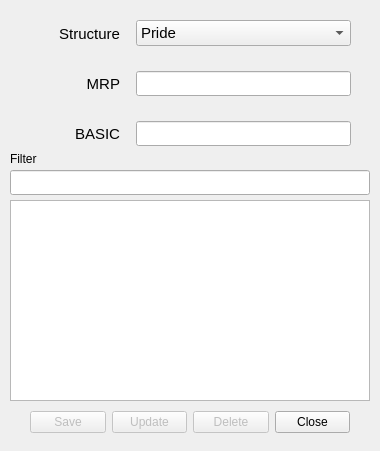
<?xml version="1.0" encoding="UTF-8"?>
<ui version="4.0">
 <class>DialogManagePS</class>
 <widget class="QWidget" name="DialogManagePS">
  <property name="geometry">
   <rect>
    <x>0</x>
    <y>0</y>
    <width>380</width>
    <height>451</height>
   </rect>
  </property>
  <property name="windowTitle">
   <string>Manage Price Structure</string>
  </property>
  <widget class="QTableView" name="tv_filter_box">
   <property name="geometry">
    <rect>
     <x>10</x>
     <y>200</y>
     <width>360</width>
     <height>201</height>
    </rect>
   </property>
  </widget>
  <widget class="QLineEdit" name="text_filter">
   <property name="geometry">
    <rect>
     <x>10</x>
     <y>170</y>
     <width>360</width>
     <height>25</height>
    </rect>
   </property>
  </widget>
  <widget class="QWidget" name="layoutWidget">
   <property name="geometry">
    <rect>
     <x>30</x>
     <y>410</y>
     <width>320</width>
     <height>25</height>
    </rect>
   </property>
   <layout class="QHBoxLayout" name="horizontalLayout_4">
    <item>
     <widget class="QPushButton" name="btn_save">
      <property name="enabled">
       <bool>false</bool>
      </property>
      <property name="text">
       <string>Save</string>
      </property>
     </widget>
    </item>
    <item>
     <widget class="QPushButton" name="btn_update">
      <property name="enabled">
       <bool>false</bool>
      </property>
      <property name="text">
       <string>Update</string>
      </property>
     </widget>
    </item>
    <item>
     <widget class="QPushButton" name="btn_delete">
      <property name="enabled">
       <bool>false</bool>
      </property>
      <property name="text">
       <string>Delete</string>
      </property>
     </widget>
    </item>
    <item>
     <widget class="QPushButton" name="btn_close">
      <property name="text">
       <string>Close</string>
      </property>
     </widget>
    </item>
   </layout>
  </widget>
  <widget class="QWidget" name="layoutWidget_2">
   <property name="geometry">
    <rect>
     <x>30</x>
     <y>120</y>
     <width>321</width>
     <height>27</height>
    </rect>
   </property>
   <layout class="QHBoxLayout" name="horizontalLayout_3">
    <item>
     <widget class="QLabel" name="label_basic">
      <property name="minimumSize">
       <size>
        <width>90</width>
        <height>0</height>
       </size>
      </property>
      <property name="maximumSize">
       <size>
        <width>90</width>
        <height>16777215</height>
       </size>
      </property>
      <property name="font">
       <font>
        <pointsize>11</pointsize>
       </font>
      </property>
      <property name="text">
       <string>BASIC</string>
      </property>
      <property name="alignment">
       <set>Qt::AlignRight|Qt::AlignTrailing|Qt::AlignVCenter</set>
      </property>
     </widget>
    </item>
    <item>
     <spacer name="horizontalSpacer_3">
      <property name="orientation">
       <enum>Qt::Horizontal</enum>
      </property>
      <property name="sizeType">
       <enum>QSizePolicy::Fixed</enum>
      </property>
      <property name="sizeHint" stdset="0">
       <size>
        <width>10</width>
        <height>20</height>
       </size>
      </property>
     </spacer>
    </item>
    <item>
     <widget class="QLineEdit" name="text_basic">
      <property name="sizePolicy">
       <sizepolicy hsizetype="Expanding" vsizetype="Fixed">
        <horstretch>0</horstretch>
        <verstretch>0</verstretch>
       </sizepolicy>
      </property>
      <property name="minimumSize">
       <size>
        <width>0</width>
        <height>25</height>
       </size>
      </property>
     </widget>
    </item>
   </layout>
  </widget>
  <widget class="QWidget" name="layoutWidget_3">
   <property name="geometry">
    <rect>
     <x>30</x>
     <y>70</y>
     <width>321</width>
     <height>27</height>
    </rect>
   </property>
   <layout class="QHBoxLayout" name="horizontalLayout_2">
    <item>
     <widget class="QLabel" name="label_mrp">
      <property name="minimumSize">
       <size>
        <width>90</width>
        <height>0</height>
       </size>
      </property>
      <property name="maximumSize">
       <size>
        <width>90</width>
        <height>16777215</height>
       </size>
      </property>
      <property name="font">
       <font>
        <pointsize>11</pointsize>
       </font>
      </property>
      <property name="text">
       <string>MRP</string>
      </property>
      <property name="alignment">
       <set>Qt::AlignRight|Qt::AlignTrailing|Qt::AlignVCenter</set>
      </property>
     </widget>
    </item>
    <item>
     <spacer name="horizontalSpacer_2">
      <property name="orientation">
       <enum>Qt::Horizontal</enum>
      </property>
      <property name="sizeType">
       <enum>QSizePolicy::Fixed</enum>
      </property>
      <property name="sizeHint" stdset="0">
       <size>
        <width>10</width>
        <height>20</height>
       </size>
      </property>
     </spacer>
    </item>
    <item>
     <widget class="QLineEdit" name="text_mrp">
      <property name="sizePolicy">
       <sizepolicy hsizetype="Expanding" vsizetype="Fixed">
        <horstretch>0</horstretch>
        <verstretch>0</verstretch>
       </sizepolicy>
      </property>
      <property name="minimumSize">
       <size>
        <width>0</width>
        <height>25</height>
       </size>
      </property>
     </widget>
    </item>
   </layout>
  </widget>
  <widget class="QLabel" name="label_filter">
   <property name="geometry">
    <rect>
     <x>10</x>
     <y>150</y>
     <width>47</width>
     <height>16</height>
    </rect>
   </property>
   <property name="text">
    <string>Filter</string>
   </property>
   <property name="alignment">
    <set>Qt::AlignBottom|Qt::AlignLeading|Qt::AlignLeft</set>
   </property>
  </widget>
  <widget class="QWidget" name="layoutWidget_4">
   <property name="geometry">
    <rect>
     <x>30</x>
     <y>20</y>
     <width>321</width>
     <height>27</height>
    </rect>
   </property>
   <layout class="QHBoxLayout" name="horizontalLayout">
    <item>
     <widget class="QLabel" name="label_structure">
      <property name="sizePolicy">
       <sizepolicy hsizetype="Fixed" vsizetype="Preferred">
        <horstretch>0</horstretch>
        <verstretch>0</verstretch>
       </sizepolicy>
      </property>
      <property name="minimumSize">
       <size>
        <width>90</width>
        <height>0</height>
       </size>
      </property>
      <property name="maximumSize">
       <size>
        <width>90</width>
        <height>16777215</height>
       </size>
      </property>
      <property name="font">
       <font>
        <pointsize>11</pointsize>
       </font>
      </property>
      <property name="text">
       <string>Structure</string>
      </property>
      <property name="alignment">
       <set>Qt::AlignRight|Qt::AlignTrailing|Qt::AlignVCenter</set>
      </property>
     </widget>
    </item>
    <item>
     <spacer name="horizontalSpacer">
      <property name="orientation">
       <enum>Qt::Horizontal</enum>
      </property>
      <property name="sizeType">
       <enum>QSizePolicy::Fixed</enum>
      </property>
      <property name="sizeHint" stdset="0">
       <size>
        <width>10</width>
        <height>20</height>
       </size>
      </property>
     </spacer>
    </item>
    <item>
     <widget class="QComboBox" name="combo_structure">
      <property name="font">
       <font>
        <pointsize>11</pointsize>
       </font>
      </property>
      <item>
       <property name="text">
        <string>Pride</string>
       </property>
      </item>
      <item>
       <property name="text">
        <string>Debongo</string>
       </property>
      </item>
      <item>
       <property name="text">
        <string>Stile</string>
       </property>
      </item>
     </widget>
    </item>
   </layout>
  </widget>
 </widget>
 <resources/>
 <connections/>
</ui>
